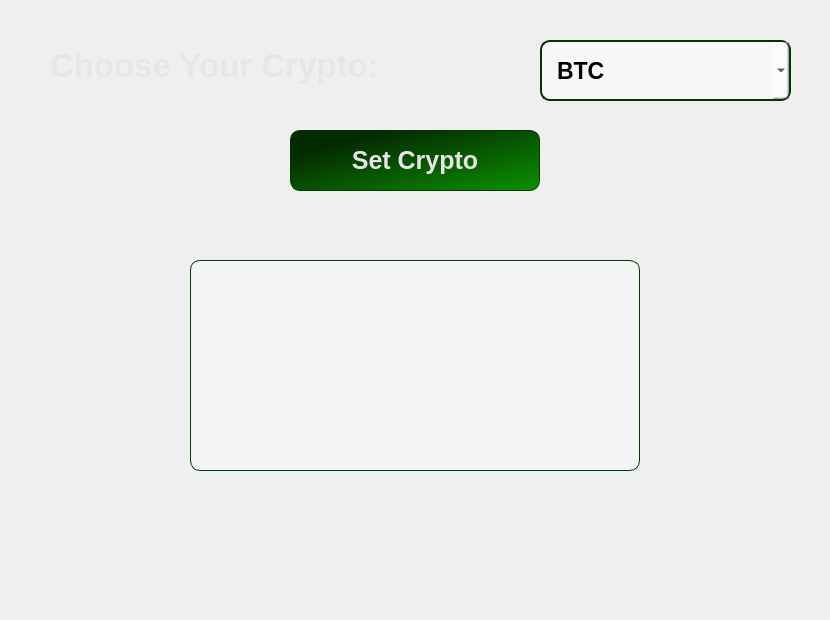
<?xml version="1.0" encoding="UTF-8"?>
<ui version="4.0">
 <class>MainWindow</class>
 <widget class="QMainWindow" name="MainWindow">
  <property name="geometry">
   <rect>
    <x>0</x>
    <y>0</y>
    <width>830</width>
    <height>620</height>
   </rect>
  </property>
  <property name="minimumSize">
   <size>
    <width>830</width>
    <height>620</height>
   </size>
  </property>
  <property name="maximumSize">
   <size>
    <width>830</width>
    <height>620</height>
   </size>
  </property>
  <property name="windowTitle">
   <string>Cryptocurrency Tracker</string>
  </property>
  <property name="windowIcon">
   <iconset>
    <normalon>:/pics/growth.png</normalon>
   </iconset>
  </property>
  <widget class="QWidget" name="centralwidget">
   <widget class="QLabel" name="label">
    <property name="geometry">
     <rect>
      <x>0</x>
      <y>0</y>
      <width>830</width>
      <height>620</height>
     </rect>
    </property>
    <property name="font">
     <font>
      <pointsize>6</pointsize>
     </font>
    </property>
    <property name="text">
     <string/>
    </property>
    <property name="pixmap">
     <pixmap resource="res.qrc">:/pics/cryptobackground_new2.jpg</pixmap>
    </property>
    <property name="scaledContents">
     <bool>true</bool>
    </property>
   </widget>
   <widget class="QLabel" name="label_2">
    <property name="geometry">
     <rect>
      <x>50</x>
      <y>20</y>
      <width>381</width>
      <height>91</height>
     </rect>
    </property>
    <property name="font">
     <font>
      <pointsize>25</pointsize>
      <weight>75</weight>
      <bold>true</bold>
     </font>
    </property>
    <property name="styleSheet">
     <string notr="true">color: rgb(230, 230, 230);</string>
    </property>
    <property name="text">
     <string>Choose Your Crypto:</string>
    </property>
   </widget>
   <widget class="QComboBox" name="comboBox">
    <property name="geometry">
     <rect>
      <x>540</x>
      <y>40</y>
      <width>251</width>
      <height>61</height>
     </rect>
    </property>
    <property name="font">
     <font>
      <pointsize>17</pointsize>
      <weight>75</weight>
      <bold>true</bold>
     </font>
    </property>
    <property name="styleSheet">
     <string notr="true">background-color: rgba(255, 255, 255, 120);
border: 2px solid rgb(0, 54, 0);
border-radius: 10px;
color: rgb(0, 0, 0);
padding: 15px;</string>
    </property>
    <item>
     <property name="text">
      <string>BTC</string>
     </property>
    </item>
    <item>
     <property name="text">
      <string>ETH</string>
     </property>
    </item>
    <item>
     <property name="text">
      <string>BNB</string>
     </property>
    </item>
    <item>
     <property name="text">
      <string>XRP</string>
     </property>
    </item>
    <item>
     <property name="text">
      <string>USDT</string>
     </property>
    </item>
    <item>
     <property name="text">
      <string>SOL</string>
     </property>
    </item>
    <item>
     <property name="text">
      <string>DOGE</string>
     </property>
    </item>
    <item>
     <property name="text">
      <string>ADA</string>
     </property>
    </item>
   </widget>
   <widget class="QTextEdit" name="textEdit">
    <property name="geometry">
     <rect>
      <x>190</x>
      <y>260</y>
      <width>450</width>
      <height>211</height>
     </rect>
    </property>
    <property name="font">
     <font>
      <pointsize>15</pointsize>
     </font>
    </property>
    <property name="styleSheet">
     <string notr="true">background-color: rgba(255, 255, 255, 100);
border: 1px solid rgb(0, 54, 0);
border-radius: 10px;
color: rgb(0, 0, 0);
padding: 6px;</string>
    </property>
    <property name="readOnly">
     <bool>true</bool>
    </property>
    <property name="html">
     <string>&lt;!DOCTYPE HTML PUBLIC &quot;-//W3C//DTD HTML 4.0//EN&quot; &quot;http://www.w3.org/TR/REC-html40/strict.dtd&quot;&gt;
&lt;html&gt;&lt;head&gt;&lt;meta name=&quot;qrichtext&quot; content=&quot;1&quot; /&gt;&lt;style type=&quot;text/css&quot;&gt;
p, li { white-space: pre-wrap; }
&lt;/style&gt;&lt;/head&gt;&lt;body style=&quot; font-family:'MS Shell Dlg 2'; font-size:15pt; font-weight:400; font-style:normal;&quot;&gt;
&lt;p style=&quot;-qt-paragraph-type:empty; margin-top:0px; margin-bottom:0px; margin-left:0px; margin-right:0px; -qt-block-indent:0; text-indent:0px;&quot;&gt;&lt;br /&gt;&lt;/p&gt;&lt;/body&gt;&lt;/html&gt;</string>
    </property>
   </widget>
   <widget class="QPushButton" name="set_crypto_bt">
    <property name="geometry">
     <rect>
      <x>290</x>
      <y>130</y>
      <width>250</width>
      <height>61</height>
     </rect>
    </property>
    <property name="font">
     <font>
      <pointsize>19</pointsize>
      <weight>75</weight>
      <bold>true</bold>
     </font>
    </property>
    <property name="styleSheet">
     <string notr="true">QPushButton{
	background-color: qlineargradient(spread:pad, x1:0, y1:0, x2:1, y2:1, stop:0.205056 rgba(4, 43, 0, 255), stop:1 rgba(12, 145, 0, 255));
	border: 1px solid rgb(0, 54, 0);
	border-radius: 10px;
	color: rgb(230, 230, 230);
}

QPushButton:hover{
	border: 4px solid rgb(0, 54, 0);
}

QPushButton:focus{
	border: 4px solid rgb(0, 54, 0);
}</string>
    </property>
    <property name="text">
     <string>Set Crypto</string>
    </property>
   </widget>
  </widget>
 </widget>
 <resources>
  <include location="res.qrc"/>
 </resources>
 <connections/>
</ui>
